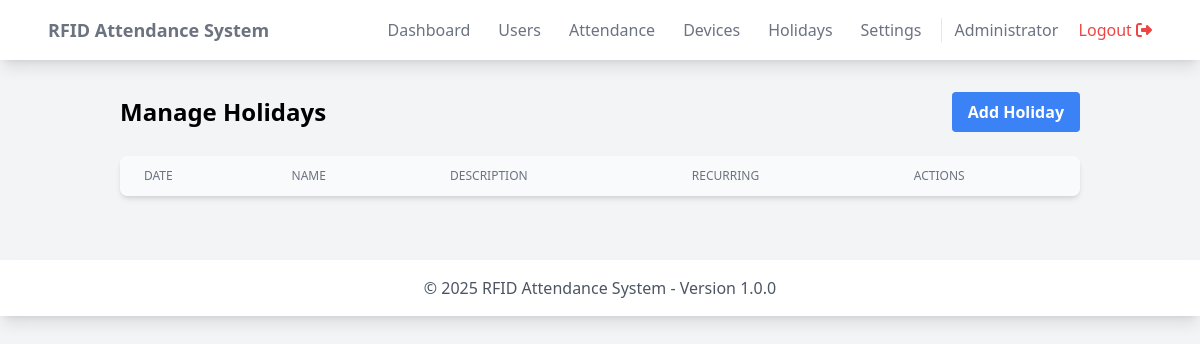
The app's page /admin/holidays/index.php (signed in), older data.
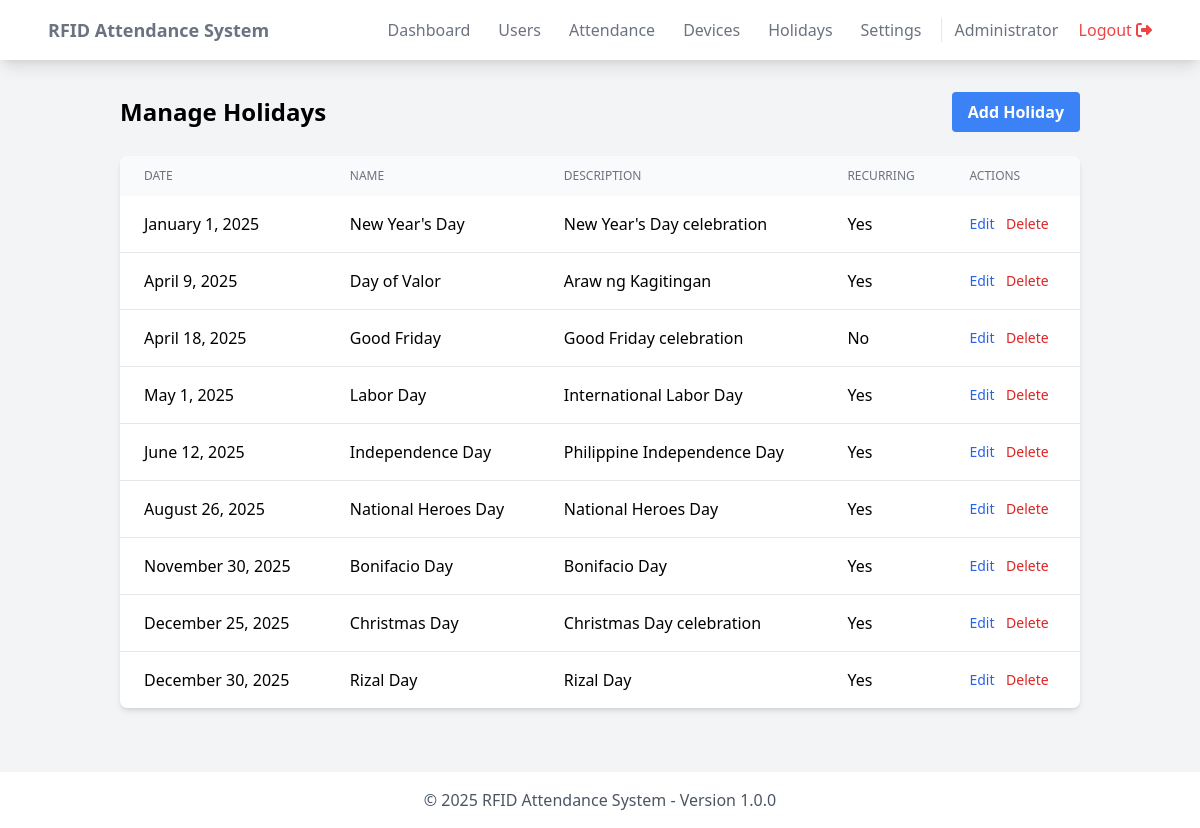
The same page, newer data.
### tables this page shows
CREATE TABLE holidays (
    id INT PRIMARY KEY AUTO_INCREMENT,
    holiday_date DATE NOT NULL,
    name VARCHAR(100) NOT NULL,
    description TEXT,
    is_recurring BOOLEAN DEFAULT true,
    created_at TIMESTAMP DEFAULT CURRENT_TIMESTAMP,
    UNIQUE KEY unique_holiday_date (holiday_date)
);

### includes/auth_functions.php (called while the page is built, shortened)
<?php
require_once 'functions.php';
function isLoggedIn() {
    return isset($_SESSION['user_id']);
}
function isAdmin() {
    return isset($_SESSION['role']) && $_SESSION['role'] === 'admin';
}

### includes/functions.php (called while the page is built, shortened)
<?php
require_once dirname(__DIR__) . '/config/database.php';
function getDatabase() {
    static $db = null;
    if ($db === null) {
        $db = new Database();
    }
    return $db;
}

### config/database.php (called while the page is built, shortened)
<?php
class Database {
    private $host;
    private $db_name;
    private $username;
    private $password;
    private $conn = null;
    public function __construct() {
        $this->host = DB_HOST;
        $this->db_name = DB_NAME;
        $this->username = DB_USER;
        $this->password = DB_PASS;
    }
    public function connect() {
        try {
            if ($this->conn === null) {
                $this->conn = new PDO(
                    "mysql:host=" . $this->host . ";dbname=" . $this->db_name,
                    $this->username,
                    $this->password,
                    [
                        PDO::ATTR_ERRMODE => PDO::ERRMODE_EXCEPTION,
                        PDO::ATTR_DEFAULT_FETCH_MODE => PDO::FETCH_ASSOC,
                        PDO::MYSQL_ATTR_INIT_COMMAND => "SET NAMES utf8"
                    ]
                );
            }
            return $this->conn;
        } catch(PDOException $e) {
            error_log("Database Connection Error: " . $e->getMessage());
            return null;
        }
    }
    public function query($sql, $params = []) {
        try {
            $stmt = $this->connect()->prepare($sql);
            $stmt->execute($params);
            return $stmt;
        } catch(PDOException $e) {
            error_log("Query Error: " . $e->getMessage());
            return false;
        }
    }
    public function all($sql, $params = []) {
        $stmt = $this->query($sql, $params);
        return $stmt ? $stmt->fetchAll() : [];
    }
}

### admin/holidays/index.php (the view, shortened to what this page needs)
<?php
require_once dirname(__DIR__, 2) . '/includes/auth_functions.php';
require_once dirname(__DIR__, 2) . '/includes/functions.php';
$useDataTables = true;
$db = getDatabase();
$holidays = $db->all("SELECT * FROM holidays ORDER BY holiday_date");
require_once dirname(__DIR__, 2) . '/includes/header.php';
?>
<div class="container mx-auto px-4">
    <div class="flex justify-between items-center mb-6">
        <h2 class="text-2xl font-bold">Manage Holidays</h2>
        <a href="add.php" class="bg-blue-500 hover:bg-blue-700 text-white font-bold py-2 px-4 rounded">
            Add Holiday
        </a>
    </div>
    <div class="bg-white shadow-md rounded-lg overflow-hidden">
        <table id="holidaysTable" class="w-full">
            <thead class="bg-gray-50">
                <tr>
                    <th class="px-6 py-3 text-left text-xs font-medium text-gray-500 uppercase">Date</th>
                    <th class="px-6 py-3 text-left text-xs font-medium text-gray-500 uppercase">Name</th>
                    <th class="px-6 py-3 text-left text-xs font-medium text-gray-500 uppercase">Description</th>
                    <th class="px-6 py-3 text-left text-xs font-medium text-gray-500 uppercase">Recurring</th>
                    <th class="px-6 py-3 text-left text-xs font-medium text-gray-500 uppercase">Actions</th>
                </tr>
            </thead>
            <tbody class="bg-white divide-y divide-gray-200">
                <?php foreach ($holidays as $holiday): ?>
                <tr>
                    <td class="px-6 py-4 whitespace-nowrap"><?= date('F j, Y', strtotime($holiday['holiday_date'])) ?></td>
                    <td class="px-6 py-4 whitespace-nowrap"><?= htmlspecialchars($holiday['name']) ?></td>
                    <td class="px-6 py-4"><?= htmlspecialchars($holiday['description']) ?></td>
                    <td class="px-6 py-4 whitespace-nowrap"><?= $holiday['is_recurring'] ? 'Yes' : 'No' ?></td>
                    <td class="px-6 py-4 whitespace-nowrap text-sm font-medium space-x-2">
                        <a href="edit.php?id=<?= $holiday['id'] ?>" class="text-blue-600 hover:text-blue-900">Edit</a>
                        <a href="delete.php?id=<?= $holiday['id'] ?>"
                           onclick="return confirm('Are you sure you want to delete this holiday?')"
                           class="text-red-600 hover:text-red-900">Delete</a>
                    </td>
                </tr>
                <?php endforeach; ?>
            </tbody>
        </table>
    </div>
</div>
<?php require_once dirname(__DIR__, 2) . '/includes/footer.php'; ?>

### includes/header.php (shortened to what this page needs)
<!DOCTYPE html>
<html lang="en">
<head>
    <script src="<?= CDN['TAILWIND'] ?>"></script>
    <link href="<?= CDN['FONT_AWESOME'] ?>" rel="stylesheet">
    <?php if (isset($useDataTables)): ?>
        <link href="<?= CDN['DATATABLES_CSS'] ?>" rel="stylesheet">
    <?php endif; ?>
    <link href="<?= ASSETS_URL ?>/css/style.css" rel="stylesheet">
</head>
<body class="bg-gray-100 min-h-screen">
    <?php require_once dirname(__FILE__) . '/nav.php'; ?>
    <div class="container mx-auto px-4 py-8">

### includes/nav.php (shortened to what this page needs)
<nav class="bg-white shadow-lg">
    <div class="max-w-6xl mx-auto px-4">
        <div class="flex justify-between">
            <div class="flex space-x-7">
                <a href="<?= BASE_URL ?>" class="flex items-center py-4 px-2">
                    <span class="font-semibold text-gray-500 text-lg">
                        <?= SITE_NAME ?>
                    </span>
                </a>
            </div>
            <div class="flex items-center space-x-3">
                <?php if (function_exists('isLoggedIn') && isLoggedIn()): ?>
                    <?php if (isAdmin()): ?>
                        <a href="<?= ADMIN_URL ?>" class="py-2 px-2 font-medium text-gray-500 hover:text-gray-900">
                            Dashboard
                        </a>
                        <a href="<?= ADMIN_URL ?>/users" class="py-2 px-2 font-medium text-gray-500 hover:text-gray-900">
                            Users
                        </a>
                        <a href="<?= ADMIN_URL ?>/attendance" class="py-2 px-2 font-medium text-gray-500 hover:text-gray-900">
                            Attendance
                        </a>
                        <a href="<?= ADMIN_URL ?>/devices" class="py-2 px-2 font-medium text-gray-500 hover:text-gray-900">
                            Devices
                        </a>
                        <a href="<?= ADMIN_URL ?>/holidays" class="py-2 px-2 font-medium text-gray-500 hover:text-gray-900">
                            Holidays
                        </a>
                        <a href="<?= ADMIN_URL ?>/settings" class="py-2 px-2 font-medium text-gray-500 hover:text-gray-900">
                            Settings
                        </a>
                    <?php endif; ?>
                    <div class="border-l pl-3 ml-3">
                        <span class="text-gray-500 mr-2"><?= $_SESSION['name'] ?? '' ?></span>
                        <a href="<?= AUTH_URL ?>/logout.php" class="py-2 px-2 font-medium text-red-500 hover:text-red-900">
                            Logout
                            <i class="fas fa-sign-out-alt"></i>
                        </a>
                    </div>
                <?php endif; ?>
            </div>
        </div>
    </div>
</nav>

### includes/footer.php
    </div>
    <footer class="bg-white shadow-lg mt-8 py-4">
        <div class="container mx-auto px-4">
            <p class="text-center text-gray-600">
                © <?= date('Y') ?> <?= SITE_NAME ?> - Version <?= SITE_VERSION ?>
            </p>
        </div>
    </footer>
</body>
</html>

Row changes from the older to the newer data that the page shows:
added holidays: holiday_date "January 1, 2025", name "New Year's Day", description "New Year's Day celebration", is_recurring "Yes"
added holidays: holiday_date "April 9, 2025", name "Day of Valor", description "Araw ng Kagitingan", is_recurring "Yes"
added holidays: holiday_date "April 18, 2025", name "Good Friday", description "Good Friday celebration", is_recurring "No"
added holidays: holiday_date "May 1, 2025", name "Labor Day", description "International Labor Day", is_recurring "Yes"
added holidays: holiday_date "June 12, 2025", name "Independence Day", description "Philippine Independence Day", is_recurring "Yes"
added holidays: holiday_date "August 26, 2025", name "National Heroes Day", description "National Heroes Day", is_recurring "Yes"
added holidays: holiday_date "November 30, 2025", name "Bonifacio Day", description "Bonifacio Day", is_recurring "Yes"
added holidays: holiday_date "December 25, 2025", name "Christmas Day", description "Christmas Day celebration", is_recurring "Yes"
added holidays: holiday_date "December 30, 2025", name "Rizal Day", description "Rizal Day", is_recurring "Yes"
